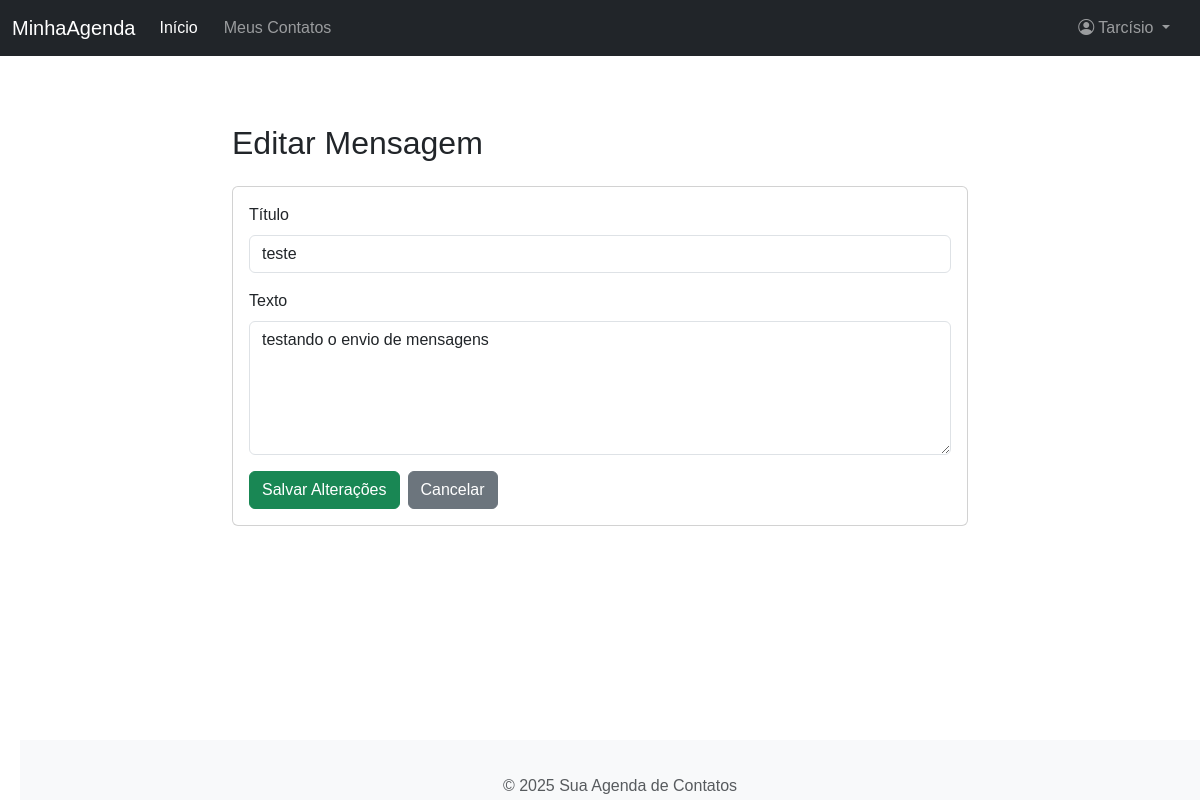
/messages/1/edit (signed in), run on an earlier commit of the app's database.
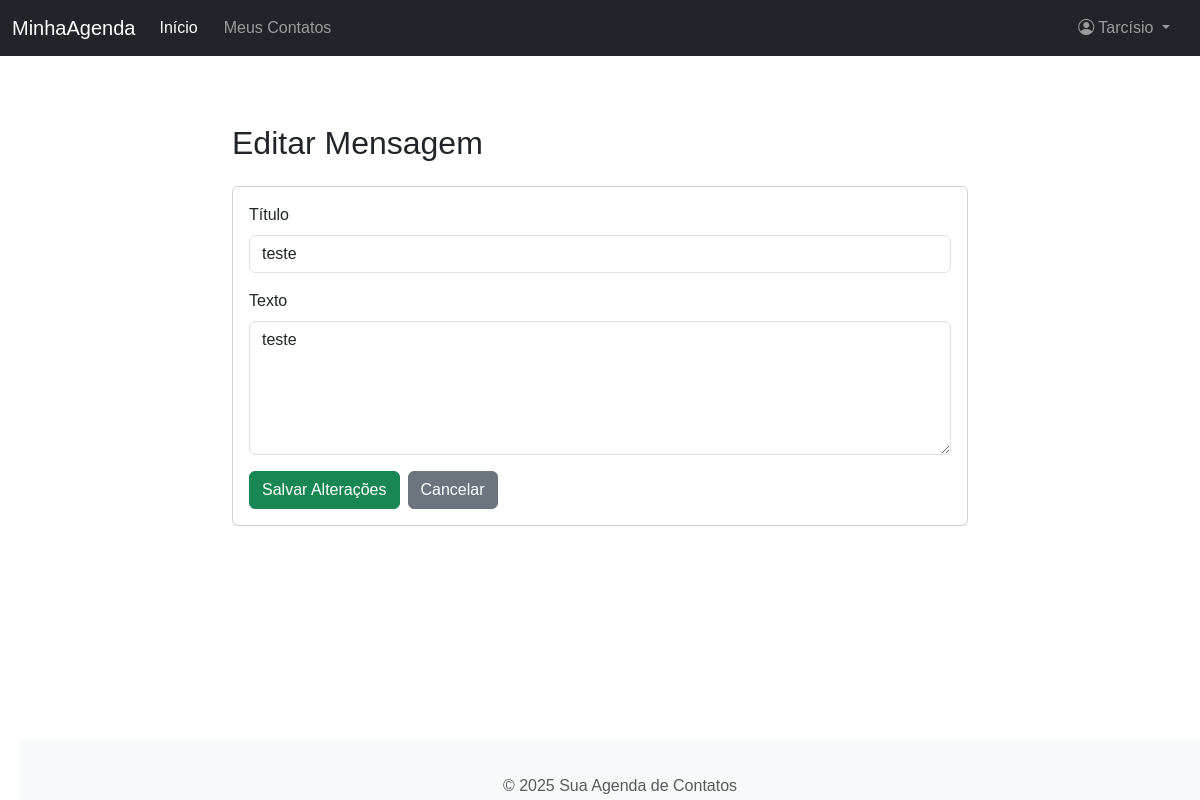
And on a later commit of the database.
### app/models.py (models this page shows, shortened)
class Message(db.Model):
    __tablename__ = 'message'
    id = db.Column(db.Integer, primary_key=True)
    title = db.Column(db.String(150), nullable=False)
    body = db.Column(db.Text, nullable=False)
    timestamp = db.Column(db.DateTime, index=True, default=lambda: datetime.now(timezone.utc)) # Data de envio
    user_id = db.Column(db.Integer, db.ForeignKey('user.id'), nullable=False) # Quem enviou a mensagem
    contact_id = db.Column(db.Integer, db.ForeignKey('contact.id'), nullable=False) # Para quem a mensagem foi enviada
    sender = db.relationship('User', back_populates='sent_messages', foreign_keys=[user_id])
    recipient = db.relationship('Contact', back_populates='messages_to_contact')

### app/routes/message_routes.py (the view, shortened to what this page needs)
@bp.route('/<int:message_id>/edit', methods=['GET', 'POST'])
@login_required
def edit_message(message_id):
    message = Message.query.get_or_404(message_id)
    if message.user_id != current_user.id:
        flash('Você não tem permissão para editar esta mensagem.', 'danger')
        if message.recipient: # Se a mensagem tem um destinatário (contato)
             return redirect(url_for('message_bp.list_messages_for_contact', contact_id=message.contact_id))
        return redirect(url_for('main_bp.index')) # Fallback
    form = MessageForm(obj=message) # Pré-popula o formulário com dados da mensagem
    return render_template('messages/edit_message.html',
                           title="Editar Mensagem",
                           form=form,
                           message_id=message.id, # Para o action do formulário no template
                           contact_id=message.contact_id) # Para o botão Cancelar

### app/forms.py
class MessageForm(FlaskForm):
    title = StringField('Título', validators=[DataRequired(), Length(max=150)])
    body = TextAreaField('Texto', validators=[DataRequired()])
    submit = SubmitField('Enviar')

### app/models.py (called while the page is built)
@login.user_loader
def load_user(user_id):
    return db.session.get(User, int(user_id)) # Use db.session.get para SQLAlchemy 2.0+

### app/templates/messages/edit_message.html (shortened to what this page needs)
{% extends "base.html" %}
{% block content %}
<div class="row justify-content-center">
    <div class="col-md-8">
        <h2 class="mb-4">{{ title }}</h2>
        <div class="card">
            <div class="card-body">
                <form method="POST" action="{{ url_for('message_bp.edit_message', message_id=message_id) }}" novalidate>
                    <div class="mb-3">
                        {{ form.title.label(class="form-label") }}
                        {{ form.title(class="form-control" + (" is-invalid" if form.title.errors else "")) }}
                    </div>
                    <div class="mb-3">
                        {{ form.body.label(class="form-label") }}
                        {{ form.body(class="form-control" + (" is-invalid" if form.body.errors else ""), rows=5) }}
                    </div>
                    <div class="d-flex justify-content-start">
                        {{ form.submit(value="Salvar Alterações", class="btn btn-success me-2") }}
                        <a href="{{ url_for('message_bp.list_messages_for_contact', contact_id=contact_id) }}" class="btn btn-secondary">Cancelar</a>
                    </div>
                </form>
            </div>
        </div>
    </div>
</div>
{% endblock %}

What changed in the data, as far as the page shows it:
changed Message "teste": body "testando o envio de mensagens" → "teste"
